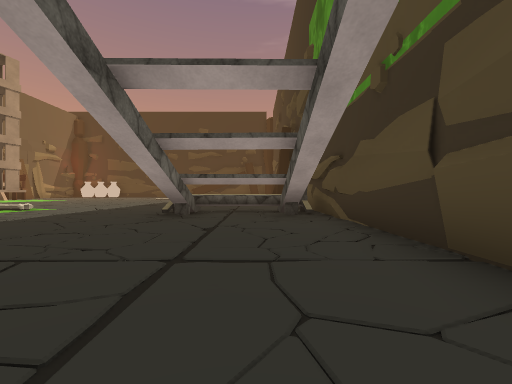
view 1 (above)

24 first-person views from a walk through a scene from a Unity 3-D project. The camera is 0.51 m above the floor, looks level and sees 90° across. The floor is counted in squares, 1 m on a side. Each view is taken from the middle of a square. On the plan, view 1 faces up. The plan holds only what a view shows up to about 9 squares ahead; the rest is blank. The place goes on beyond the plan. Some animated figures are not drawn. Some surface patterns are stand-ins.

view 2
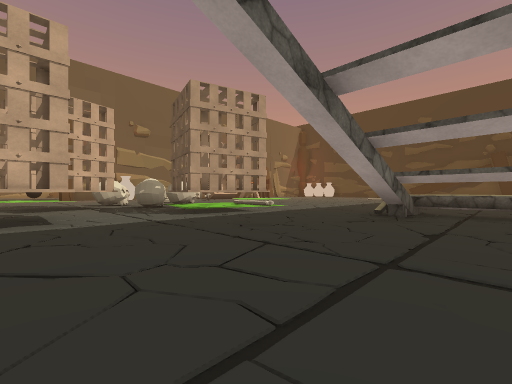

view 3
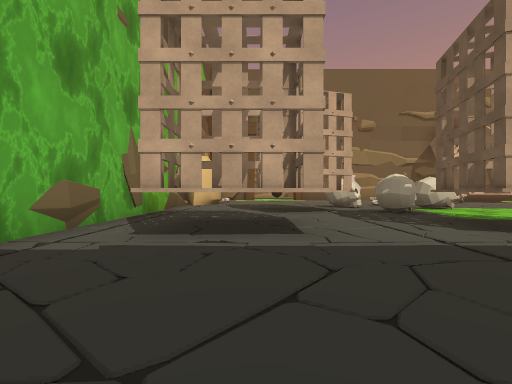

view 4
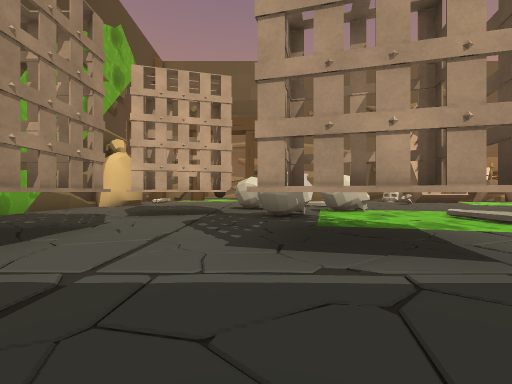

view 5
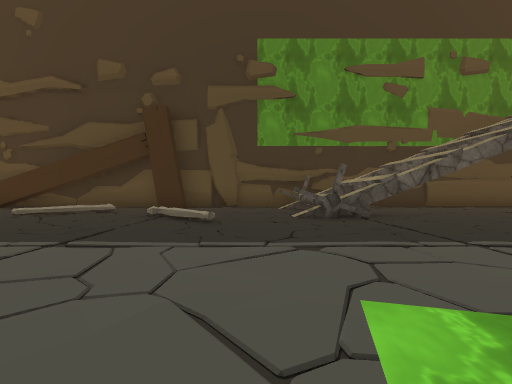

view 6
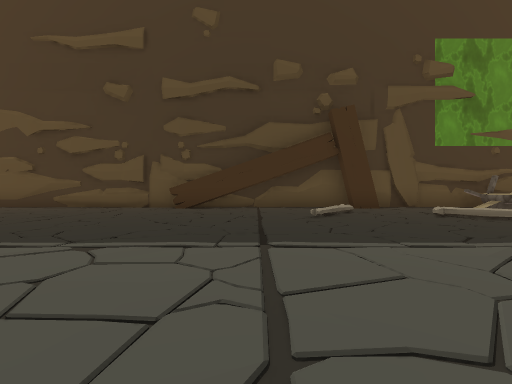

view 7
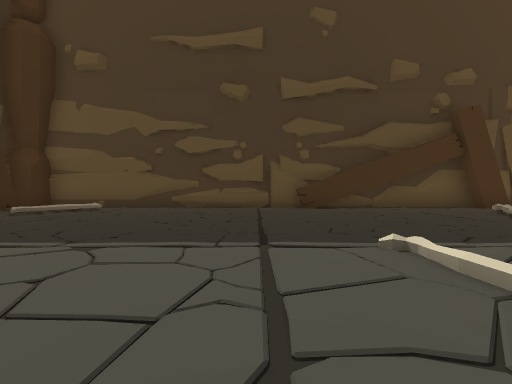

view 8
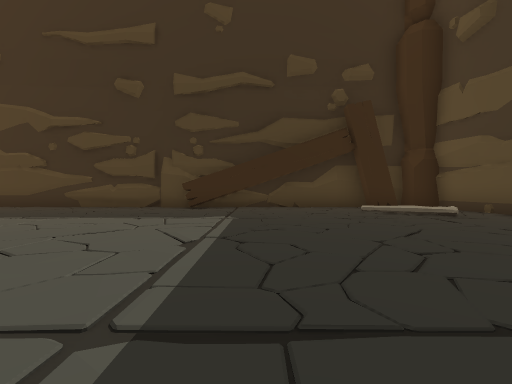

view 9
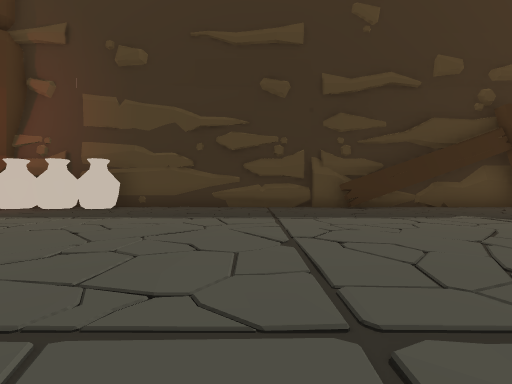

view 10
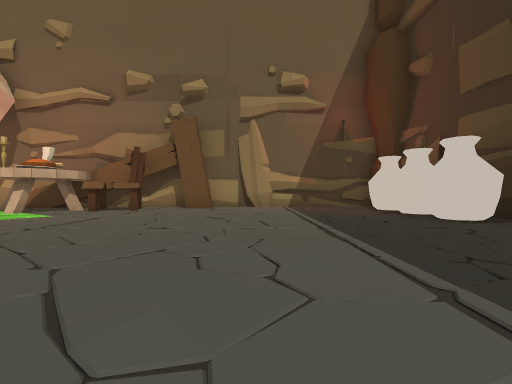

view 11
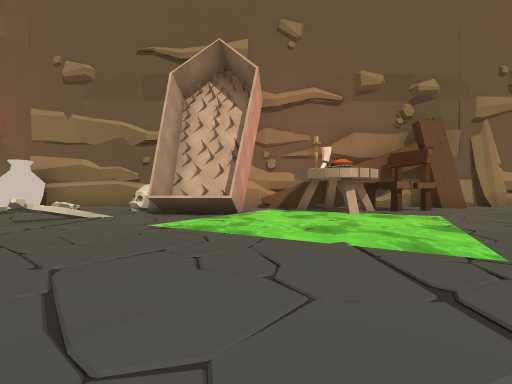

view 12
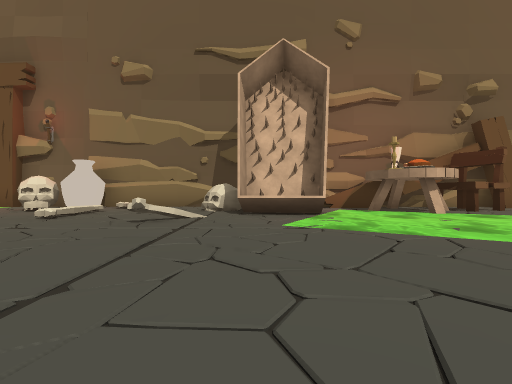

view 13
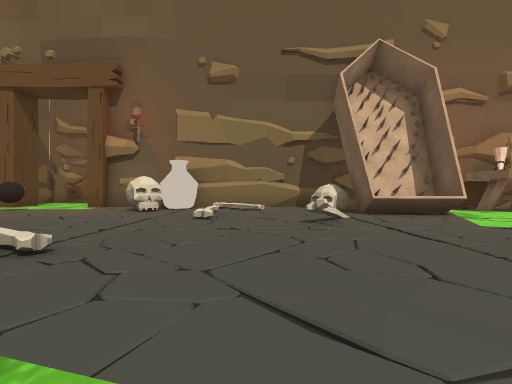

view 14
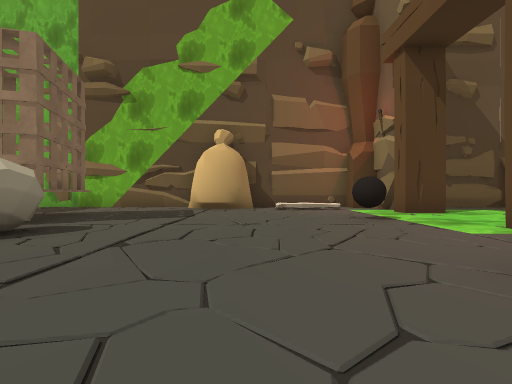

view 15
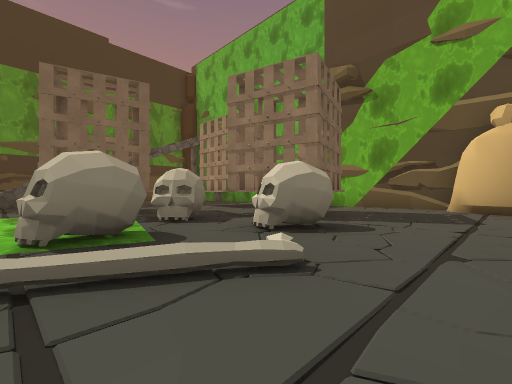

view 16
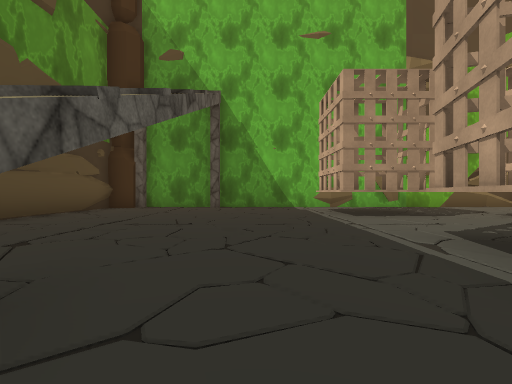

view 17
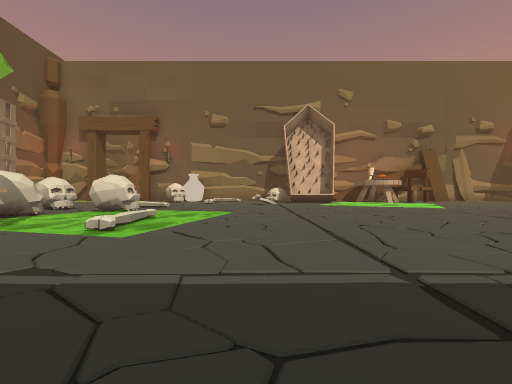

view 18
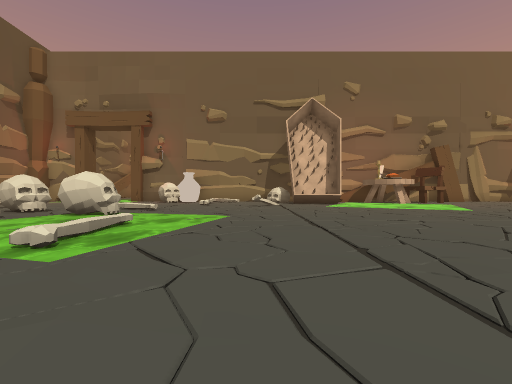

view 19
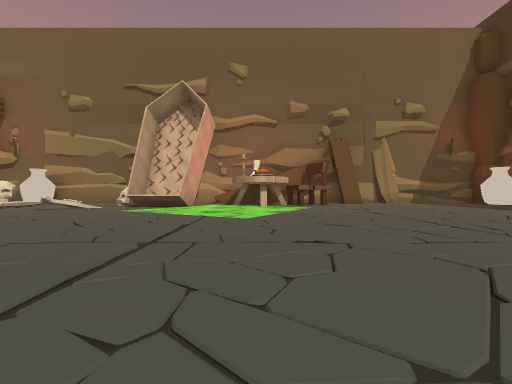

view 20
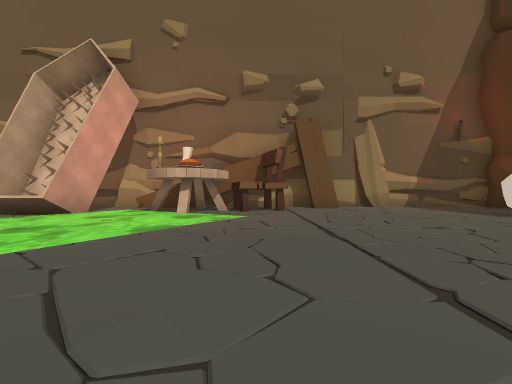

view 21
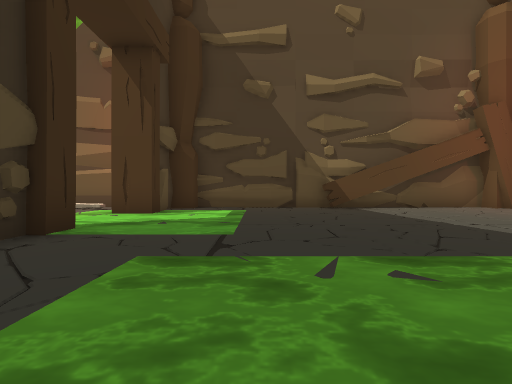

view 22
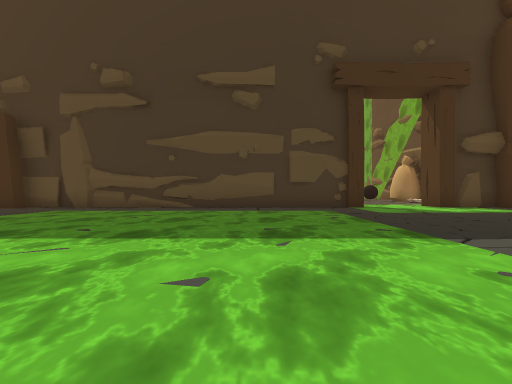

view 23
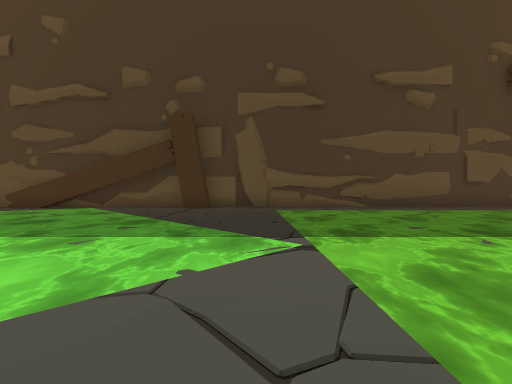

view 24
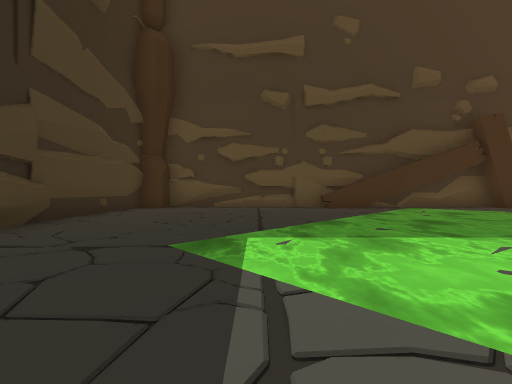

### Floor plan
Key: @ floor where view 1 was taken; # wall or solid block; x gap in a wall; . floor; = window, fence, low wall or low ledge; ^ raised ledge; O other object.
Columns run from 28 left of view 1 to 2 right of it. Each row starts with its distance up from view 1.
 26      #####   #################
 25     .....###OOOO......###...###
 24    .......#.OOO.............  #
 23   ........#................O..#
 22  .........#...................#
 21   ........#...................#
 20    ......##...................#
 19     .....###..................#
 18      ....##OO.................#
 17       ...##OO........ O......##
 16      .....##O................##
 15     ......##OO...............##
 14    ......##^O................##
 13   ........#=O.............O...#
 12  .........# OO................#
 11   ........# OO...............##
 10    .......#OO................##
  9     ......#...O...........O...#
  8    .......#...................#
  7   ........#O.O.......O....#==x#
  6  .........#O......O.......^==^#
  5   ........#OO...O.OO.OOO..#..##
  4    .......#.O......OOOOO......#
  3     ......#......OOOO.OO......#
  2    ...............OOO.........#
  1   ..........O.....OOO.OO......#
  0  .................OO.OOO....@.#
 -1 ..........#..........OOO......#
 -2 ...###...###O.OOO............##
 -3 ##############################

Where each view was taken, in squares from view 1:
view 1: 0 up, 0 right, facing up
view 2: 0 up, 0 right, facing up-left
view 3: 0 up, 2 left, facing left
view 4: 3 up, 3 left, facing left
view 5: 8 up, 7 left, facing right
view 6: 14 up, 7 left, facing right
view 7: 18 up, 7 left, facing right
view 8: 17 up, 4 left, facing up
view 9: 17 up, 9 left, facing up
view 10: 21 up, 9 left, facing left
view 11: 13 up, 9 left, facing left
view 12: 11 up, 9 left, facing left
view 13: 8 up, 9 left, facing left
view 14: 6 up, 14 left, facing down
view 15: 6 up, 13 left, facing down-right
view 16: 6 up, 3 left, facing down
view 17: 9 up, 3 left, facing left
view 18: 9 up, 4 left, facing left
view 19: 15 up, 6 left, facing left
view 20: 17 up, 9 left, facing left
view 21: 6 up, 21 left, facing down
view 22: 6 up, 27 left, facing right
view 23: 12 up, 27 left, facing right
view 24: 22 up, 27 left, facing right
